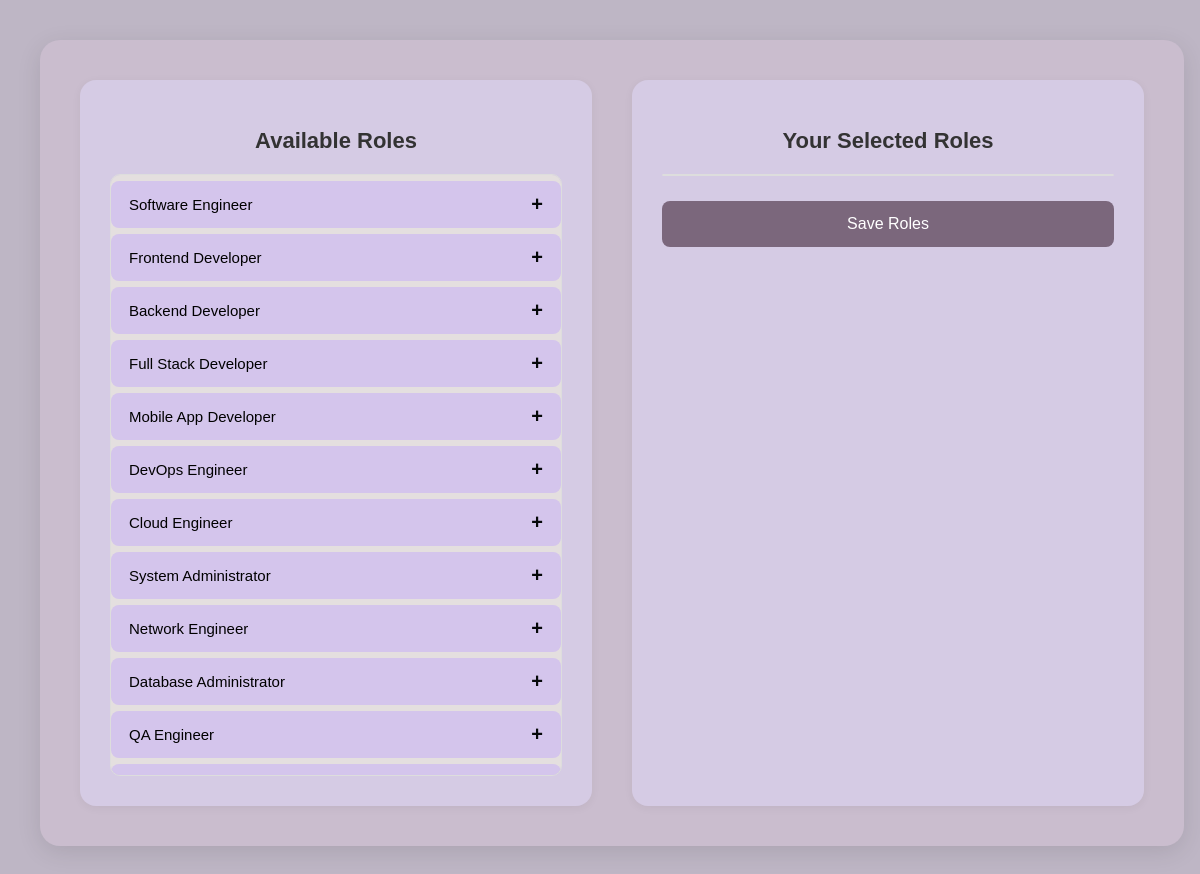
Page /preferences/ (signed in) on the committed database.
### resume/models.py (models this page shows, shortened)
class JobRole(models.Model):
    name = models.CharField(max_length=100, unique=True)

### resume/views.py (the view)
# urls.py: path('preferences/', views.preferences, name='preferences'),
@login_required
def preferences(request):
    all_roles = JobRole.objects.all()
    user_pref, created = UserPreference.objects.get_or_create(user=request.user)
    if request.method == 'POST':
        selected_role_ids = request.POST.getlist('selected_roles[]')
        user_pref.job_roles.set(selected_role_ids)
        return redirect('preferences')
    selected_roles = user_pref.job_roles.all()
    return render(request, 'resume/preferences.html', {
        'all_roles': all_roles,
        'selected_roles': selected_roles
    })

### resume/templates/resume/preferences.html (shortened to what this page needs)
{% load static %}
<!DOCTYPE html>
<html lang="en">
<head>
</head>
<body>
  <form method="POST">
    <div class="container">
      <div class="panel">
        <h2>Available Roles</h2>
        <ul id="available-list">
          {% for role in all_roles %}
            {% if role not in selected_roles %}
              <li data-id="{{ role.id }}">
                {{ role.name }}
                <span class="symbol">+</span>
              </li>
            {% endif %}
          {% endfor %}
        </ul>
      </div>
    <div class="panel">
    <h2>Your Selected Roles</h2>
    <ul id="selected-list">
    </ul>
    <button class="save" type="submit"> Save Roles</button>
</div>
</body>
</html>

### resume/templates/resume/preferences.html (style rules this page uses)
body { font-family: 'Poppins', sans-serif; background: #beb6c5; margin: 0; padding: 40px; min-height: 100vh; }
.container { display: flex; justify-content: space-between; gap: 40px; background: #cabdce; padding: 40px; border-radius: 20px; box-shadow: 0 6px 25px rgba(0, 0, 0, 0.1); width: 95%; margin: auto; }
.panel { flex: 1; background: #d5cbe4; border-radius: 16px; padding: 30px; box-shadow: 0 2px 10px rgba(0, 0, 0, 0.05); }
h2 { margin-bottom: 20px; text-align: center; color: #333; font-size: 22px; }
ul { list-style: none; padding: 0; max-height: 600px; overflow-y: auto; border: 1px solid #ddd; border-radius: 10px; background: #e4dfdf; margin: 0; }
li { padding: 12px 18px; margin: 6px 0; border-radius: 8px; background: #d4c5ec; display: flex; justify-content: space-between; align-items: center; cursor: pointer; transition: background 0.2s, transform 0.1s; font-size: 15px; }
button.save { background: #7b677c; color: white; border: none; padding: 14px 20px; border-radius: 8px; cursor: pointer; margin-top: 25px; width: 100%; font-size: 16px; font-weight: 500; transition: background 0.3s, transform 0.1s; }
.symbol { font-weight: bold; color: #06080a; font-size: 20px; user-select: none; }

### rows in the picture
JobRole: name "Software Engineer"
JobRole: name "Frontend Developer"
JobRole: name "Backend Developer"
JobRole: name "Full Stack Developer"
JobRole: name "Mobile App Developer"
JobRole: name "DevOps Engineer"
JobRole: name "Cloud Engineer"
JobRole: name "System Administrator"
JobRole: name "Network Engineer"
JobRole: name "Database Administrator"
JobRole: name "QA Engineer"
